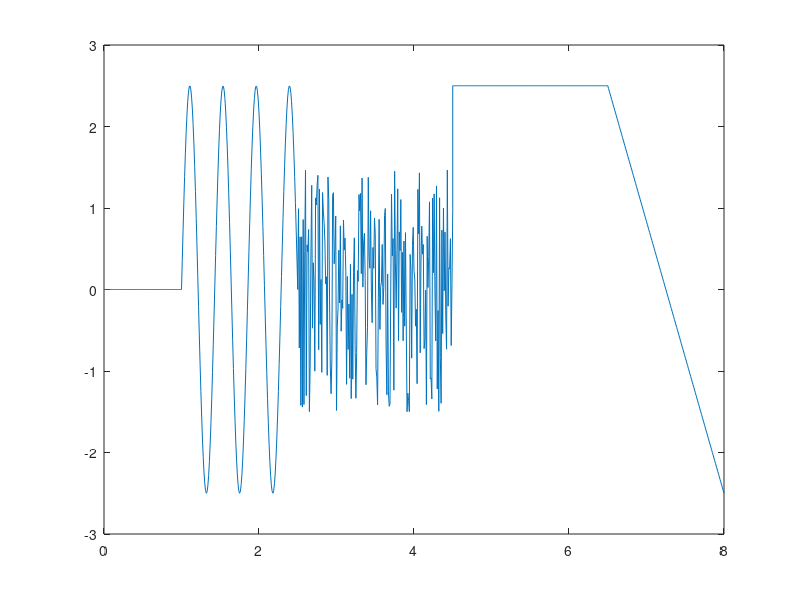

Reproduce this figure in MATLAB.
%% Gabalveida signla monta
%% SINUSOIDA
t_sin = 1:0.01:2.5;
% y_sin = A0+A*sin(2*pi*f*(t-delay))
A0=0; A = 2.5; T = (2.5-1)/3.5; f = 1/T; delay = 1;
y_sin = A0+A*sin(2*pi*f*(t_sin-delay));
%plot(t_sin,y_sin)
%% Limeri maings signls
t_saw = 6.5:0.01:8;
%y_saw = k*(t_saw-delay)
%k = (yA-yB)/(tA-tB) - lknes slpuma koeficients
%delay - lai noteiktu delay ir jskats krustpunkts ar t asi (y=0)
k = (2.5-(-2.5))/(6.5-8);
delay = 7.25;
y_saw = k*(t_saw-delay);
%plot(t_saw,y_saw)
%% Konstantes signls 
t_const = 4.5:0.01:6.5;
y_const = 2.5; %nepareizi, jo elementu skaitam (t un y) ir jbt viendam
%y_const = [2.5 2.5 2.5 2.5 2.5 2.5 jauzraksta 201 reizes]
y_const = zeros(1,201)+2.5; %viena rida 201 kolonna
y_const = ones(1,201)+2.5;
%  pieeja ar nav korekta, jo jaizmainsies elementu skaits vektoram
% t_const, tad y_const neizmainsies 
y_const = zeros(size(t_const))+2.5;
%plot(t_const,y_const)
%% nuu signls
t_zero = 0:0.01:1;
y_zero = zeros(size(t_zero));
%plot(t_zero,y_zero)
%% Troka signls
t_noise = 2.5:0.01:4.5;
y_noise = rand(size(t_noise))*3-1.5;
%plot(t_noise,y_noise)
%% signlu apvienoana 
t = [t_zero,t_sin,t_noise,t_const,t_saw];
y = [y_zero,y_sin,y_noise,y_const,y_saw];
plot(t,y)
ylim([-3 3])
xlim([0 8])
diary off
